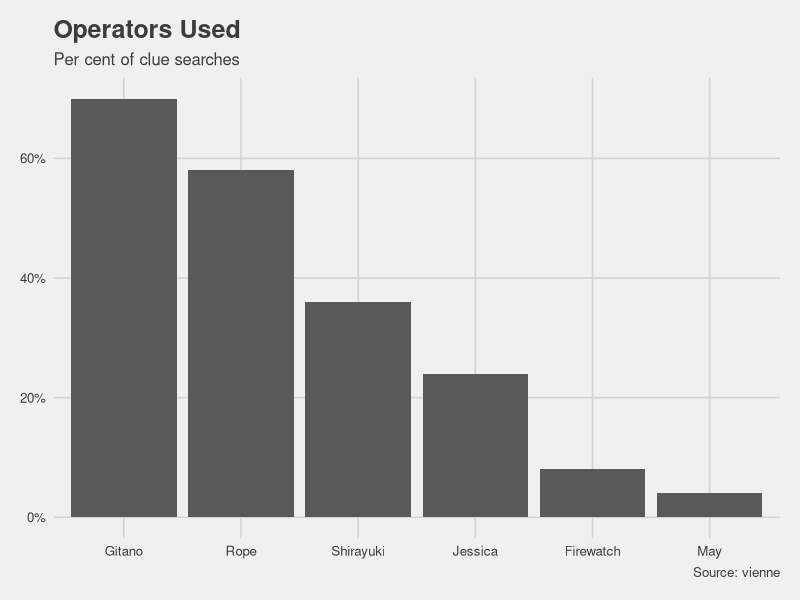
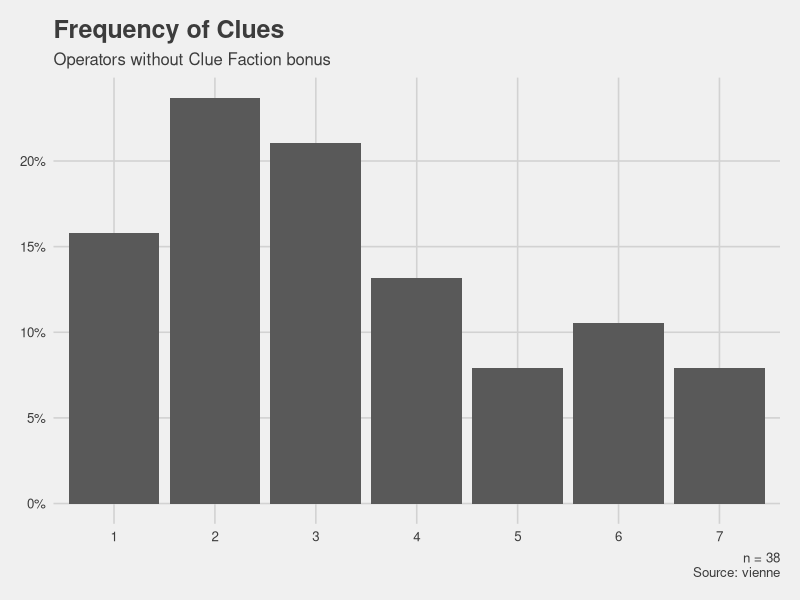
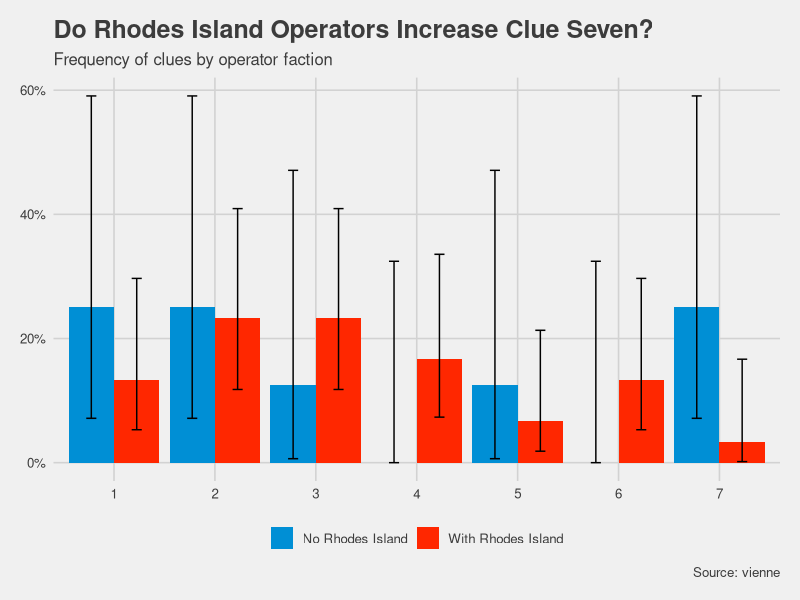
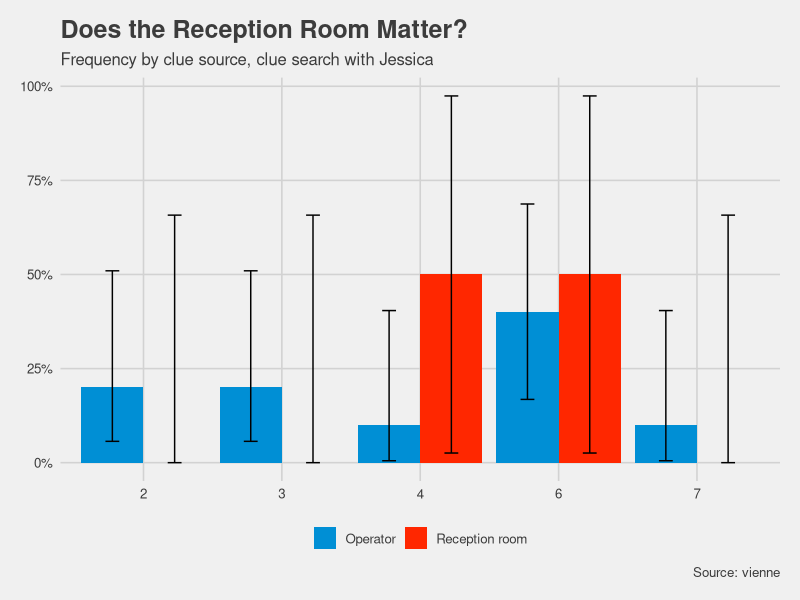
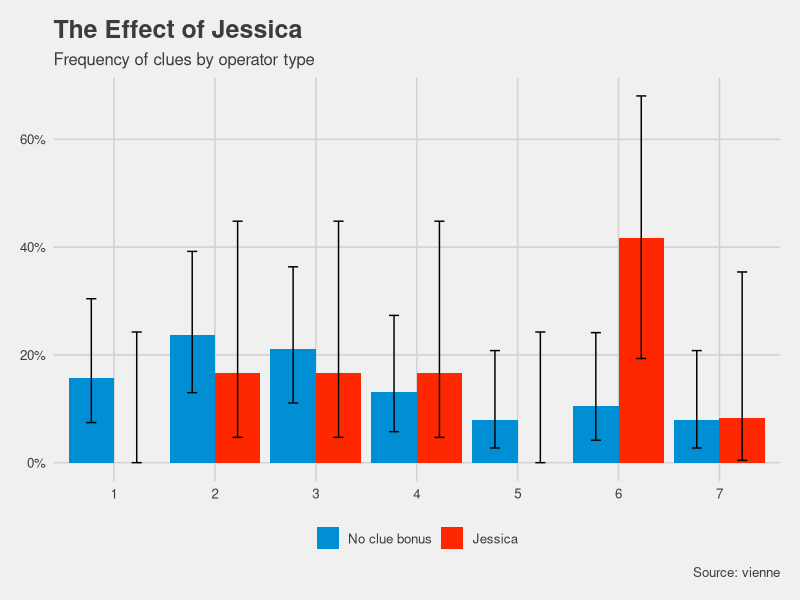
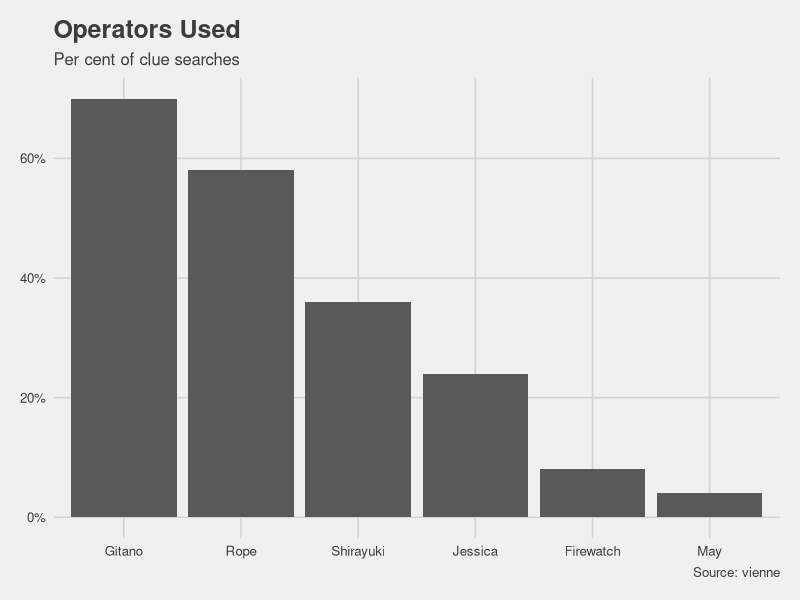
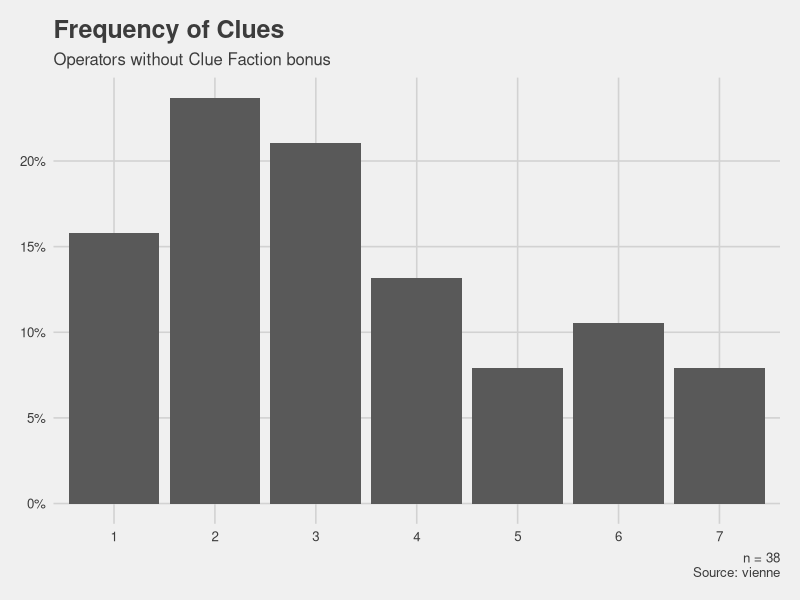
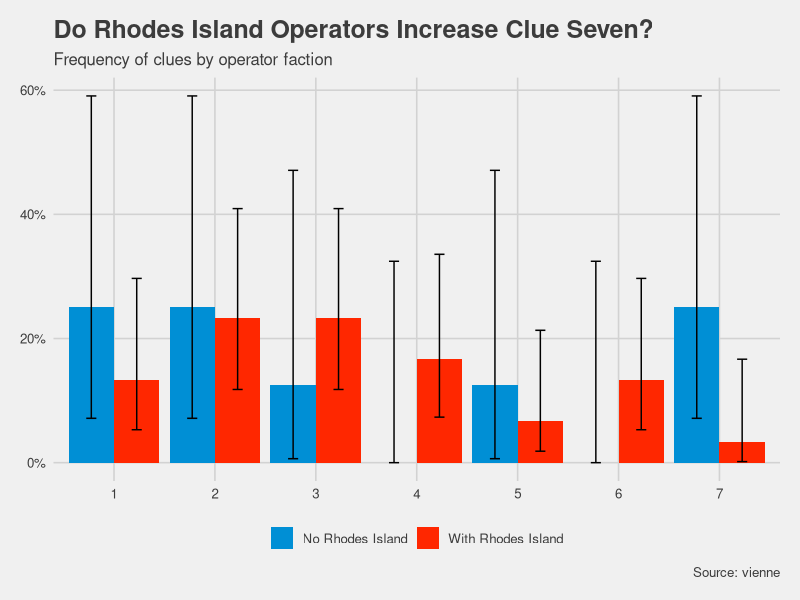

Generate these figures, in order, with R:
## ---- chunk 1
knitr::opts_chunk$set(echo = TRUE)
## ---- chunk 2
library(tidyverse)
library(readxl)
library(ggplot2)
library(ggthemes)
library(pwr)
library(Hmisc)
## ---- chunk 3
chisq_clues <- function(df, name){
  name <- enquo(name)
  
  res <- df %>%
    pivot_wider(id_cols = clue,
                names_from = !! name,
                values_from = n) %>%
    column_to_rownames(var = "clue") %>%
    chisq.test()
  
  res
}
## ---- chunk 4
clue_search <- read_csv("Data/clue_search_data.csv") %>%
  filter(complete.cases(.))

operators <- read_csv("Data/operators.csv")

dates <- clue_search %>%
  distinct(date)

operators_by_date <- dates %>%
  full_join(operators, by = c("date" = "from")) %>%
  complete(date, operator) %>%
  group_by(operator) %>%
  fill(rank, level, faction, bonus, .direction = "down") %>%
  filter(!is.na(operator))
  

clue_search <- clue_search %>%
  left_join(operators_by_date, by = c("date", "operator_1" = "operator")) %>%
  left_join(operators_by_date, by = c("date", "operator_2" = "operator"), suffix = c("_1", "_2")) %>%
  mutate(clue = as.character(clue))

rm(dates, operators_by_date)
## ---- chunk 5
clue_search <- clue_search %>%
  mutate(rhodes_island = if_else(faction_1 == "rhodes_island" | faction_2 == "rhodes_island",
                                 T,
                                 F),
         jessica = if_else(operator_1 == "Jessica" | operator_2 == "Jessica",
                           T,
                           F),
         reception_room = as.logical(reception_room))
## ---- chunk 6
clue_search %>%
  group_by(operator_1, operator_2) %>%
  summarise(n = n()) %>%
  arrange(-n)
## ---- chunk 7
clue_search %>%
  select(reception_room, rhodes_island, jessica) %>%
  pivot_longer(c(reception_room, rhodes_island, jessica),
               names_to = "variable") %>%
  group_by(variable, value) %>%
  summarise(n = n()) %>%
  pivot_wider(id_cols = variable,
              names_from = value,
              values_from = n)
## ---- chunk 8
data_operators <- clue_search %>%
  select(operator_1, operator_2) %>%
  pivot_longer(cols = c(operator_1, operator_2),
               values_to = "operator") %>%
  group_by(operator) %>%
  summarise(n = n()) %>%
  mutate(prop = n / sum(n) * 2) %>%
  arrange(-prop) %>%
  mutate(operator = factor(operator, .$operator))

p_01_operators <- data_operators %>%
  ggplot(aes(x = operator, y = prop)) +
  geom_col() +
  labs(y = "", title = "Operators Used",
       subtitle = "Per cent of clue searches",
       caption = "Source: vienne") +
  scale_y_continuous(labels = scales::percent) +
  theme_fivethirtyeight()

p_01_operators
## ---- chunk 9
data_clue_search <- clue_search %>%
  filter(bonus_1 == 0, bonus_2 == 0) %>%
  group_by(clue) %>%
  summarise(n = n()) %>% 
  mutate(prop = n / sum(n),
         y_lower = binconf(n, sum(n))[,2],
         y_upper = binconf(n, sum(n))[,3])


caption <- paste0("n = ",
                  sum(data_clue_search$n),
                  "\nSource: vienne")

p_02_clue_share <- data_clue_search %>%
  ggplot(aes(x = clue, y = prop)) +
  geom_col() +
  labs(y = "", title = "Frequency of Clues",
       subtitle = "Operators without Clue Faction bonus",
       caption = caption) +
  scale_y_continuous(labels = scales::percent) +
  theme_fivethirtyeight()
  
  
p_02_clue_share
## ---- chunk 10
data_rhodes_island <- clue_search %>%
  filter(bonus_1 == 0, bonus_2 == 0) %>%
  group_by(rhodes_island, clue) %>%
  summarise(n = n()) %>%
  ungroup() %>%
  complete(rhodes_island, clue, fill = list(`n` = 0)) %>%
  group_by(rhodes_island) %>%
  mutate(prop = n / sum(n),
         y_lower = binconf(n, sum(n))[,2],
         y_upper = binconf(n, sum(n))[,3]) 


caption <- paste0("Source: vienne")

p_03_rhodes_island <- data_rhodes_island %>%
  mutate(rhodes_island = if_else(rhodes_island,
                                 "With Rhodes Island",
                                 "No Rhodes Island") %>%
           factor(levels = c("No Rhodes Island",
                             "With Rhodes Island"))) %>%
  ggplot(aes(x = clue, y = prop, fill = rhodes_island)) +
  geom_col(position = position_dodge()) +
  labs(y = "", title = "Do Rhodes Island Operators Increase Clue Seven?",
       subtitle = "Frequency of clues by operator faction",
       caption = caption) +
  scale_y_continuous(labels = scales::percent) +
  geom_errorbar(aes(ymin=y_lower, ymax=y_upper), width=.2,
                 position=position_dodge(.9)) +
  theme_fivethirtyeight() +
  ggthemes::scale_fill_fivethirtyeight() +
  theme(legend.title = element_blank())
  
p_03_rhodes_island

chisq_clues(data_rhodes_island, rhodes_island)
## ---- chunk 11
data_reception <- clue_search %>%
  filter(bonus_1 == 3 | bonus_2 == 3) %>%
  group_by(reception_room, clue) %>%
  summarise(n = n()) %>%
  ungroup() %>%
  complete(reception_room, clue, fill = list(`n` = 0)) %>%
  group_by(reception_room) %>%
  mutate(prop = n / sum(n),
         y_lower = binconf(n, sum(n))[,2],
         y_upper = binconf(n, sum(n))[,3]) %>%
  ungroup()


caption <- paste0("Source: vienne")

p_04_reception <- data_reception %>%
  mutate(reception_room = if_else(reception_room,
                                  "Reception room",
                                  "Operator") %>%
           factor(levels = c("Operator", "Reception room"))) %>%
  ggplot(aes(x = clue, y = prop, fill = reception_room)) +
  geom_col(position = position_dodge()) +
  labs(y = "", title = "Does the Reception Room Matter?",
       subtitle = "Frequency by clue source, clue search with Jessica",
       caption = caption) +
  scale_y_continuous(labels = scales::percent) +
  geom_errorbar(aes(ymin=y_lower, ymax=y_upper), width=.2,
                 position=position_dodge(.9)) +
  theme_fivethirtyeight() +
  scale_fill_fivethirtyeight() +
  theme(legend.title = element_blank())

p_04_reception

chisq_clues(data_reception, reception_room)
## ---- chunk 12
data_jessica <- clue_search %>%
  filter(bonus_1 %in% c(0, 3), bonus_2 %in% c(0, 3)) %>%
  group_by(jessica, clue) %>%
  summarise(n = n()) %>%
  ungroup() %>%
  complete(jessica, clue, fill = list(`n` = 0)) %>%
  group_by(jessica) %>%
  mutate(prop = n / sum(n),
         y_lower = binconf(n, sum(n))[,2],
         y_upper = binconf(n, sum(n))[,3]) 


caption <- paste0("Source: vienne")

p_05_jessica <- data_jessica %>%
  mutate(jessica = if_else(jessica,
                           "Jessica",
                           "No clue bonus") %>%
           factor(levels = c("No clue bonus",
                             "Jessica"))) %>%
  ggplot(aes(x = clue, y = prop, fill = jessica)) +
  geom_col(position = position_dodge()) +
  labs(y = "", title = "The Effect of Jessica",
       subtitle = "Frequency of clues by operator type",
       caption = caption) +
  scale_y_continuous(labels = scales::percent) +
  geom_errorbar(aes(ymin=y_lower, ymax=y_upper), width=.2,
                 position=position_dodge(.9)) +
  theme_fivethirtyeight() +
  ggthemes::scale_fill_fivethirtyeight() +
  theme(legend.title = element_blank())
  
p_05_jessica

chisq_clues(data_jessica, jessica)
## ---- chunk 13
clues <- data_clue_search$n
res <- chisq.test(clues)
res

# statistical power
pwr.chisq.test(w = 0.5, df = (7-1), sig.level = 0.05, power = 0.8)
pwr.chisq.test(w = 0.2, df = (7-1), sig.level = 0.05, power = 0.8)

pwr.2p.test(h = ES.h(1/7, 2/7), power = .8)
## ---- chunk 14
dir.create("Graphs")

mylist <- mget(ls(pattern = "p_"))

names(mylist)

map2(paste0("Graphs/", names(mylist), ".png"),
     mylist,
     ggsave,
     units = "in",
     width = 7.3,
     height = 432/700 * 7.3,
     dpi = 300)
